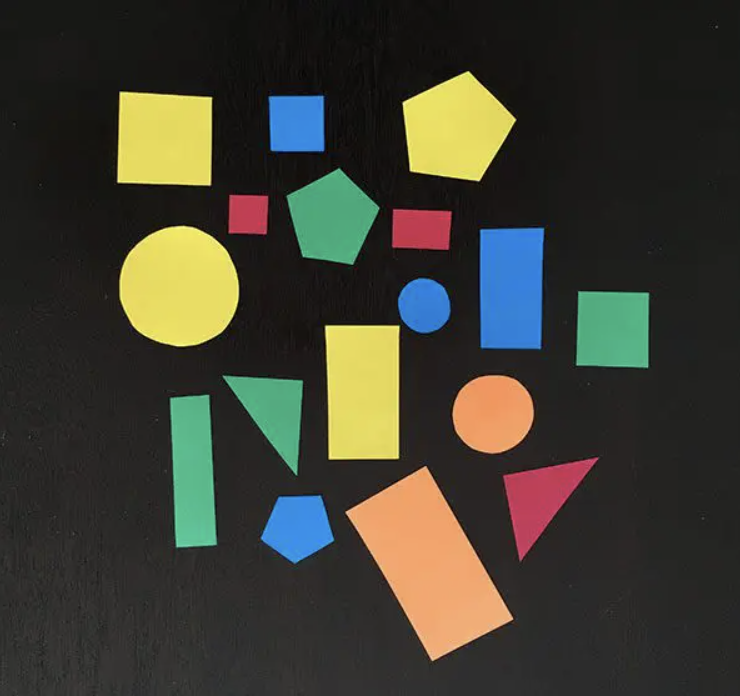
#> input picture Evaluate Image Quality/bidang.png, 740 x 696 px, found by its file name
$ python Ekstraksi.py
#> lines starting #> are read from the running program, lines starting #| are printed output that depends on the picture; after the words box and inside, x2 and y2 are one past the last pixel; in counts of white or black regions, pixels touching at a corner belong together
import cv2
import numpy as np
import argparse
import imutils

def process_image(image_path):
    # Membaca gambar dan merubah ukuran
#> called with image_path = 'bidang.png'
    gambar1 = cv2.imread(image_path)
#> gambar1 is the input picture: shape (696, 740, 3); mean B, G, R 49.8, 60.8, 61.6
    gambar1 = cv2.resize(gambar1, (400, 400))
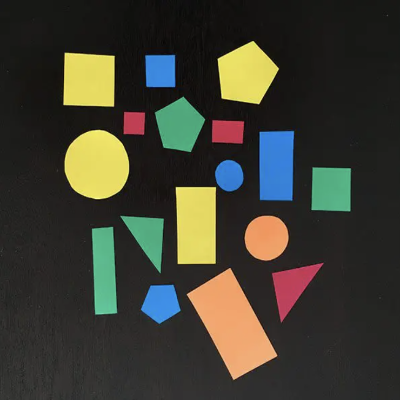
#> gambar1: shape (400, 400, 3); mean B, G, R 49.7, 60.8, 61.5

    # Konversi gambar ke grayscale dan blurring
    gray = cv2.cvtColor(gambar1, cv2.COLOR_BGR2GRAY)
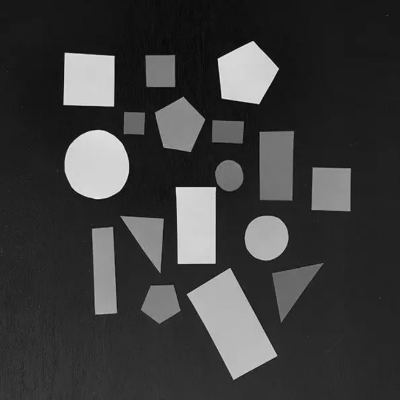
#> gray: shape (400, 400); min 4, max 238, mean 59.7
    blurred = cv2.GaussianBlur(gray, (5, 5), 0)

    # Thresholding untuk menghasilkan gambar biner
    _, BW1 = cv2.threshold(blurred, 127, 255, cv2.THRESH_BINARY)
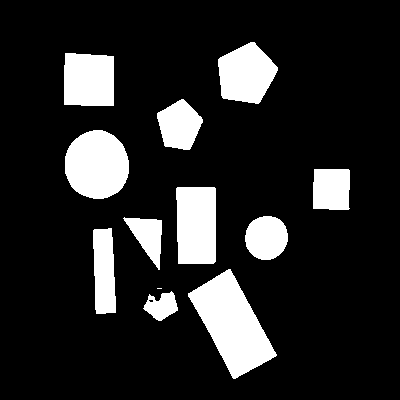
#> BW1: shape (400, 400); 15.3% white; 12 white regions (1 under 20 px), largest, box (x1, y1, x2, y2) and area: (188, 269, 277, 379) 4862, (65, 130, 129, 199) 3504, (176, 187, 216, 264) 2989

    # Deteksi tepi dengan Canny pada gambar biner
    edges = cv2.Canny(blurred, 100, 100)
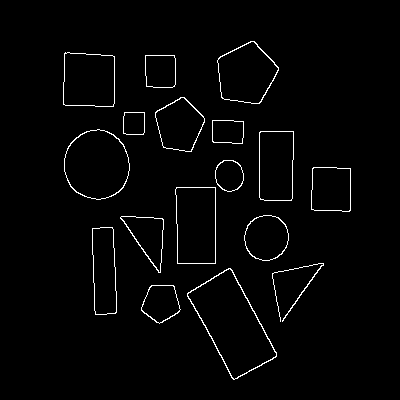
#> edges: shape (400, 400); 2% white in thin lines or dots, all inside (x1, y1, x2, y2) = (63, 41, 351, 380)

    # Temukan kontur pada gambar hasil Canny
    cnts = cv2.findContours(edges.copy(), cv2.RETR_EXTERNAL, cv2.CHAIN_APPROX_SIMPLE)
#> cnts = 17 contours; largest, box (x1, y1, x2, y2) and area: (187, 268, 277, 380) 5017, (64, 129, 130, 200) 3554, (175, 187, 216, 264) 2930, (217, 41, 279, 104) 2698, (63, 52, 115, 107) 2600
    cnts = imutils.grab_contours(cnts)

    # Buat salinan gambar asli untuk ditampilkan dengan label kontur
    labeled_image = gambar1.copy()
    canny_with_labels = cv2.cvtColor(edges, cv2.COLOR_GRAY2BGR)

    # Loop untuk setiap kontur yang terdeteksi
    for c in cnts:
        # Hitung momen untuk menemukan pusat kontur, cek jika area (m00) tidak nol
        M = cv2.moments(c)
        if M["m00"] != 0:
            cX = int(M["m10"] / M["m00"])
            cY = int(M["m01"] / M["m00"])

            # Hitung keliling dan area kontur
            perimeter = cv2.arcLength(c, True)
            area = cv2.contourArea(c)

            # Rasio kebulatan
            circularity = (4 * np.pi * area) / (perimeter * perimeter) if perimeter > 0 else 0

            # Tentukan apakah bulat atau tidak bulat
            label = "Bulat" if 0.8 <= circularity <= 1.2 else "Tidak Bulat"

            # Gambar kontur dan pusat pada gambar asli
            cv2.drawContours(labeled_image, [c], -1, (0, 0, 255), 1)
            cv2.circle(labeled_image, (cX, cY), 7, (255, 255, 255), -1)
            cv2.putText(labeled_image, label, (cX - 20, cY - 20),
                        cv2.FONT_HERSHEY_SIMPLEX, 0.5, (255, 255, 255), 2)

            cv2.drawContours(canny_with_labels, [c], -1, (0, 0, 255), 1)
#> this loop made 17 passes
#> (cX, cY, perimeter, area, circularity, label) on passes 1 to 12: (160, 302, 128.8, 1063.5, 0.805, 'Bulat'), (231, 323, 318, 5017, 0.623, 'Tidak Bulat'), (302, 290, 362.9, 40, 0.00382, 'Tidak Bulat'), (103, 270, 216.1, 1851, 0.498, 'Tidak Bulat'), (147, 235, 171.6, 1250.5, 0.533, 'Tidak Bulat'), (266, 237, 149.3, 1567.5, 0.884, 'Bulat'), (195, 224, 230.2, 2930.5, 0.695, 'Tidak Bulat'), (330, 188, 162.5, 1646, 0.783, 'Tidak Bulat'), (228, 175, 99.25, 702, 0.895, 'Bulat'), (275, 165, 203.1, 2297.5, 0.7, 'Tidak Bulat'), (96, 164, 224.9, 3554.5, 0.883, 'Bulat'), (227, 131, 105.7, 678, 0.763, 'Tidak Bulat')
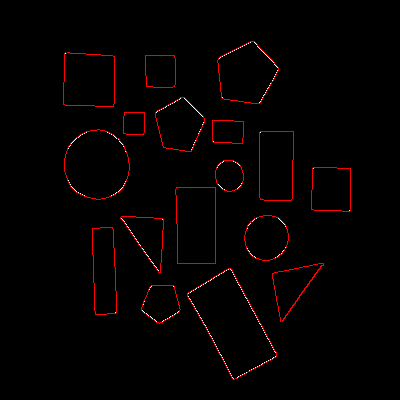
#> canny_with_labels: shape (400, 400, 3); mean B, G, R 0.7, 0.7, 5.1
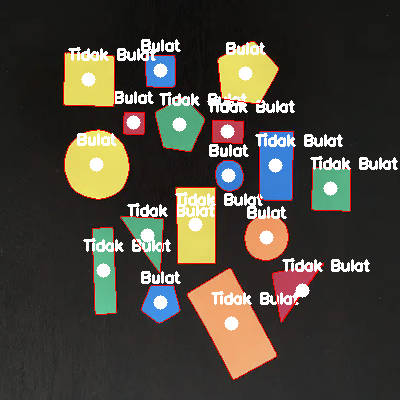
#> labeled_image: shape (400, 400, 3); 8.27% of pixels changed, all inside (x1, y1, x2, y2) = (63, 39, 398, 380)
            # cv2.circle(canny_with_labels, (cX, cY), 7, (255, 255, 255), -1)
            # cv2.putText(canny_with_labels, label, (cX - 20, cY - 20),
            #             cv2.FONT_HERSHEY_SIMPLEX, 0.5, (255, 255, 255), 2)

    # Tampilkan gambar asli dengan label kontur
    cv2.imshow(f"Labeled Image - {image_path}", labeled_image)
    cv2.imshow(f"Canny Labeled Image - {image_path}", canny_with_labels)

# Inisialisasi argparse
ap = argparse.ArgumentParser()
ap.add_argument("-i", "--images", nargs='+', default=["bidang.png", "satelit2.png"], help="paths to the input images")
args = vars(ap.parse_args())

# Proses setiap gambar
for image_path in args["images"]:
#> (the run stopped early here; a loop or call above may not have finished)
